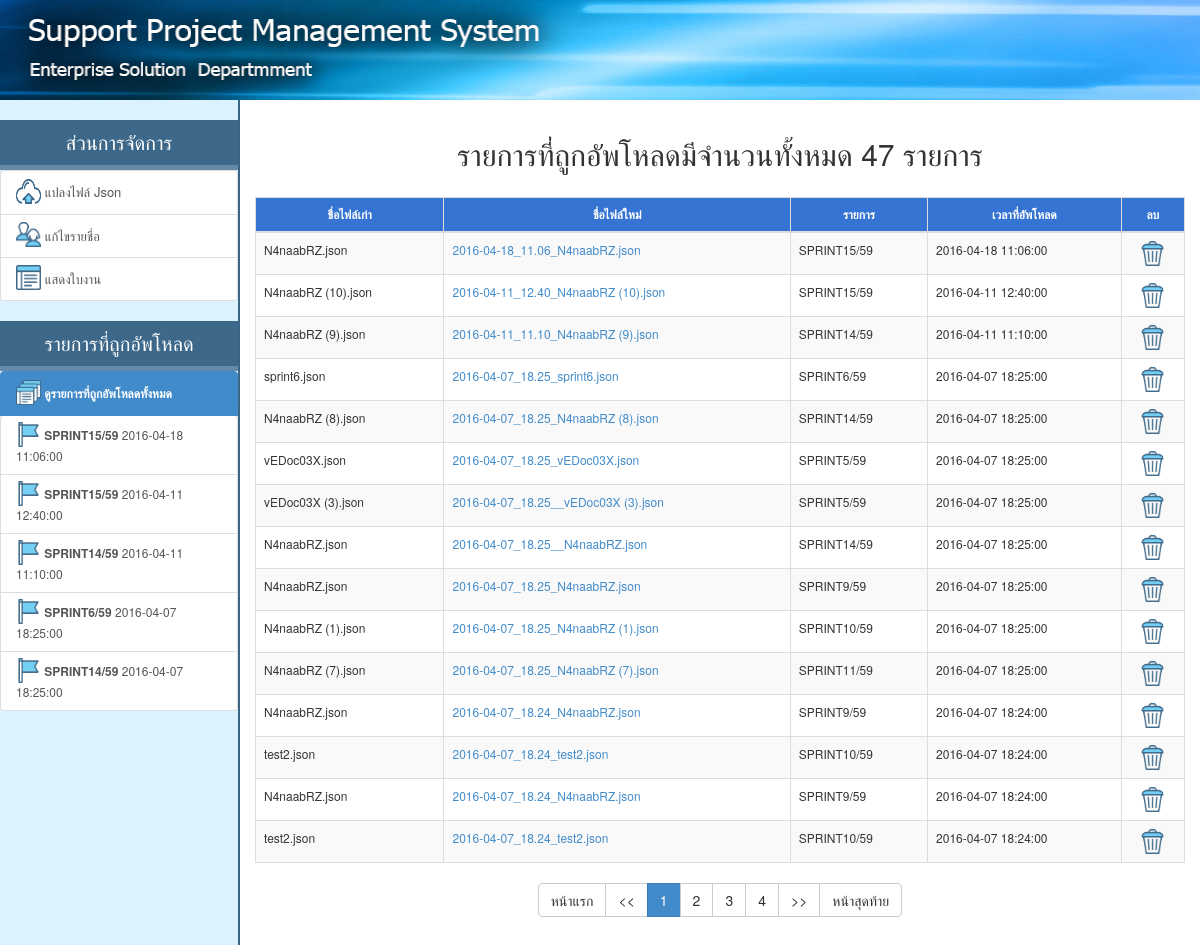
Screenshot of /index.php?file=detail&file_id=total with the database file from the repository.
### tables this page shows
CREATE TABLE IF NOT EXISTS `history` (
  `file_id` int(5) unsigned zerofill NOT NULL AUTO_INCREMENT,
  `file_original` varchar(250) DEFAULT NULL,
  `file_json` varchar(250) DEFAULT NULL,
  `name` varchar(250) DEFAULT NULL,
  `date_upload` datetime DEFAULT NULL,
  `file_lastview` datetime DEFAULT NULL,
  PRIMARY KEY (`file_id`)
);

### include/function.php (called while the page is built, shortened)
<?php
function get_file($file){
	include("include/".$file.".php");
}
?>

### include/detail.php (the view, shortened to what this page needs)
<?php
if($_GET['file_id']=="total"){
	$count = mysql_query("SELECT file_id FROM history ")or die(mysql_error());
	$number=mysql_num_rows($count);
	if($number==0){
		echo "<center><h2>ยังไม่มีรายการที่ถูกอัพโหลด</h2></center>";
	}else{
		echo "<div class='container-fluid'>";
			echo "<table class='table table-bordered table-striped table-hover' cellpadding='10' align='center' >";
			echo "<thead style='color:#444'><th ><center>ชื่อไฟล์เก่า</th><th><center>ชื่อไฟล์ใหม่</th><th><center>รายการ</th><th><center>เวลาที่อัพโหลด</th><th><center>ลบ</th></thead>";
			echo "<tbody>";
			$page_history=mysql_query("SELECT * FROM history ORDER BY file_id DESC")or die(mysql_error());
			$count = mysql_num_rows($page_history);
			$total_page = ceil($count/15);
			if(empty($_GET['page_id'])){
				$page_id=1;
				$start_record=0;
			}else{
				$page_id=$_GET['page_id'];
				$start_record=($page_id-1)*15;
			}
			echo "<br><center><h2>รายการที่ถูกอัพโหลดมีจำนวนทั้งหมด $count รายการ</h2></center><br>";
			$history=mysql_query("SELECT * FROM history ORDER BY file_id DESC LIMIT $start_record,15")or die(mysql_error());
			while(list($file_id,$file_original,$file_json,$name,$date_upload)=mysql_fetch_row($history)){
				echo"<tr><td>$file_original</td><td><a href='index.php?file=detail&file_id=$file_id&title=$name'>$file_json</td><td>$name</a></td><td>$date_upload</td><td><center><a href='index.php?file=delete_json&file_id=$file_id' onclick='return confirm(\"คุณต้องการที่จะลบข้อมูลใช่หรือไม่\")'><img src='img/can.png' width='25' height='25'></a></center></td></tr>";
			}
			echo "</tbody>";
			echo "</table>";
			echo "<center>";
			echo "<div class='btn-group' role='group' >";
				echo "<a href='index.php?file=detail&file_id=total&page_id=1' type='button' class='btn btn-default'>หน้าแรก</a>";
				if($page_id!=1){
					$back=$page_id-1;
				}else{
					$back=1;
				}
				echo "<a href='index.php?file=detail&file_id=total&page_id=$back' type='button' class='btn btn-default'><<</a>";
			for($i=1;$i<=$total_page;$i++){
				if($page_id==$i){
					echo "<a href='index.php?file=detail&file_id=total&page_id=$i' type='button' class='btn btn-primary'>$i</a>";
				}else{
					echo "<a href='index.php?file=detail&file_id=total&page_id=$i' type='button' class='btn btn-default'>$i</a>";
				}
			}
				if($page_id!=$total_page){
					$next=$page_id+1;
				}else{
					$next=$total_page;
				}
				echo "<a href='index.php?file=detail&file_id=total&page_id=$next' type='button' class='btn btn-default'>>></a>";
				echo "<a href='index.php?file=detail&file_id=total&page_id=$total_page' type='button' class='btn btn-default'>หน้าสุดท้าย</a>";
			echo "</div>";
			echo "</center>";
		echo "</div>";
		}
		echo "<br><br><br>";
}
?>

### index.php (shortened to what this page needs)
<?php
	include("include/function.php");
	$file=empty($_GET['file'])?"":$_GET['file'];
?>
<!DOCTYPE html>
<html>
<head>
 <link rel="stylesheet" type="text/css" href="css/bootstrap.css">
 <link rel="stylesheet" type="text/css" href="css/mystyle.css">
  <link rel="stylesheet" type="text/css" href="js/jquery-ui.css">
</head>
<body onload='select_team()'>
<div class="header" >
</div>
<div class="menu">
    <br>
<?php
    $active_covert = empty($_GET['file'])?"active":"";
    if(!empty($_GET['file'])){
        $active_editmember = ($_GET['file']=="edit_member")?"active":"";
        $active_editmember = ($_GET['file']=="edit_member")?"active":"";
        $active_listworksheet = ($_GET['file']=="list_worksheet")?"active":"";
        $active_card_total = ($_GET['file']=="detail" AND $_GET['file_id']=="total")?"active":"";
    }
?>
	<center><div class="head_menu">ส่วนการจัดการ<div></center>
	<div class="list-group">
	<a href="index.php" class="list-group-item <?php echo "$active_covert";  ?>"><font size='2'><img src='img/upload.png' width="25" height="25" style='margin-top:-5px'> แปลงไฟล์ Json </a></font>
	<a href="index.php?file=edit_member" class="list-group-item <?php echo "$active_editmember";  ?>"><img src='img/people.png' width="25" height="25" style='margin-top:-5px'><font size='2'> แก้ไขรายชื่อ</a></font>
	<a href="index.php?file=list_worksheet" class="list-group-item <?php echo "$active_listworksheet";  ?>"><img src='img/multimedia.png' width="25" height="25" style='margin-top:-5px'><font size='2'> แสดงใบงาน</a></font>
	</div>
	<center><div class="head_menu">รายการที่ถูกอัพโหลด</div></center>
	<div class="list-group">
	  <a href="index.php?file=detail&file_id=total" class="list-group-item <?php echo "$active_card_total";  ?>">
	    <b><font style='font-size:12px'><img src='img/multimedia_2.png' width='25' height='25' style='margin-top:-5px'> ดูรายการที่ถูกอัพโหลดทั้งหมด</b>
	  </a>
<?php
	$history=mysql_query("SELECT * FROM history ORDER BY file_id DESC LIMIT 5")or die(mysql_error());
	while(list($file_id,$file_original,$file_json,$name,$date_upload)=mysql_fetch_row($history)){
        if(!empty($_GET['file_id'])){
            $active_card = ($_GET['file']=="detail" AND $_GET['file_id']==$file_id)?"active":"";
        }else{
            $active_card="";
        }
		echo"<a href='index.php?file=detail&file_id=$file_id&title=$name' class='list-group-item $active_card'><font style='font-size:12px'><img src='img/flag.png' width='25' height='25' style='margin-top:-5px'> <b>$name</b> $date_upload</font></a>";
	}
?>
	</div>
</div>
<div class="main">
<?php
	if(empty($_GET['file'])){
	   include("include/add_json.php");
	}else{
		get_file($file);
	}
?>
</div>
</body>
</html>

### css/mystyle.css (style rules this page uses)
body { background: #fff; }
.header { width: 100%; height:100px; background-image: url("../img/header.jpg"); background-size:100% 100%; margin: 0px; position: absolute; z-index: 2; }
.head_menu { background: #3d6889; width: 100%; height:50px; padding: 8px; font-size:20px; font-weight: 200; color:white ; z-index: 3; border-bottom: 5px solid #648aa7; }
.menu { height: 115%; width: 20%; float: left; position: absolute; background: #dcf2ff; padding-top: 100px; border-right:#3b6585 solid 2px; }
.main { width: 80%; float: right; padding-top:100px; }

### rows the page displays
history: name "SPRINT15/59", date_upload "2016-04-18 11:06:00", file_original "N4naabRZ.json", file_json "2016-04-18_11.06_N4naabRZ.json"
history: name "SPRINT15/59", date_upload "2016-04-11 12:40:00", file_original "N4naabRZ (10).json", file_json "2016-04-11_12.40_N4naabRZ (10).json"
history: name "SPRINT14/59", date_upload "2016-04-11 11:10:00", file_original "N4naabRZ (9).json", file_json "2016-04-11_11.10_N4naabRZ (9).json"
history: name "SPRINT6/59", date_upload "2016-04-07 18:25:00", file_original "sprint6.json", file_json "2016-04-07_18.25_sprint6.json"
history: name "SPRINT14/59", date_upload "2016-04-07 18:25:00", file_original "N4naabRZ (8).json", file_json "2016-04-07_18.25_N4naabRZ (8).json"
history: file_original "vEDoc03X.json", file_json "2016-04-07_18.25_vEDoc03X.json", name "SPRINT5/59", date_upload "2016-04-07 18:25:00"
history: file_original "vEDoc03X (3).json", file_json "2016-04-07_18.25__vEDoc03X (3).json", name "SPRINT5/59", date_upload "2016-04-07 18:25:00"
history: file_original "N4naabRZ.json", file_json "2016-04-07_18.25__N4naabRZ.json", name "SPRINT14/59", date_upload "2016-04-07 18:25:00"
history: file_original "N4naabRZ.json", file_json "2016-04-07_18.25_N4naabRZ.json", name "SPRINT9/59", date_upload "2016-04-07 18:25:00"
history: file_original "N4naabRZ (1).json", file_json "2016-04-07_18.25_N4naabRZ (1).json", name "SPRINT10/59", date_upload "2016-04-07 18:25:00"
history: file_original "N4naabRZ (7).json", file_json "2016-04-07_18.25_N4naabRZ (7).json", name "SPRINT11/59", date_upload "2016-04-07 18:25:00"
history: file_original "N4naabRZ.json", file_json "2016-04-07_18.24_N4naabRZ.json", name "SPRINT9/59", date_upload "2016-04-07 18:24:00"
history: file_original "test2.json", file_json "2016-04-07_18.24_test2.json", name "SPRINT10/59", date_upload "2016-04-07 18:24:00"
history: file_original "N4naabRZ.json", file_json "2016-04-07_18.24_N4naabRZ.json", name "SPRINT9/59", date_upload "2016-04-07 18:24:00"
history: file_original "test2.json", file_json "2016-04-07_18.24_test2.json", name "SPRINT10/59", date_upload "2016-04-07 18:24:00"

### other values shown
$count "47"
